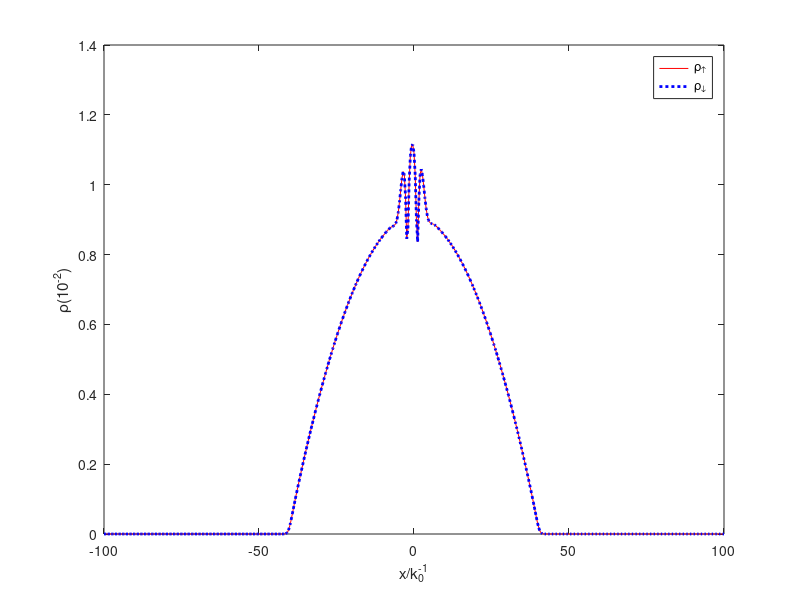
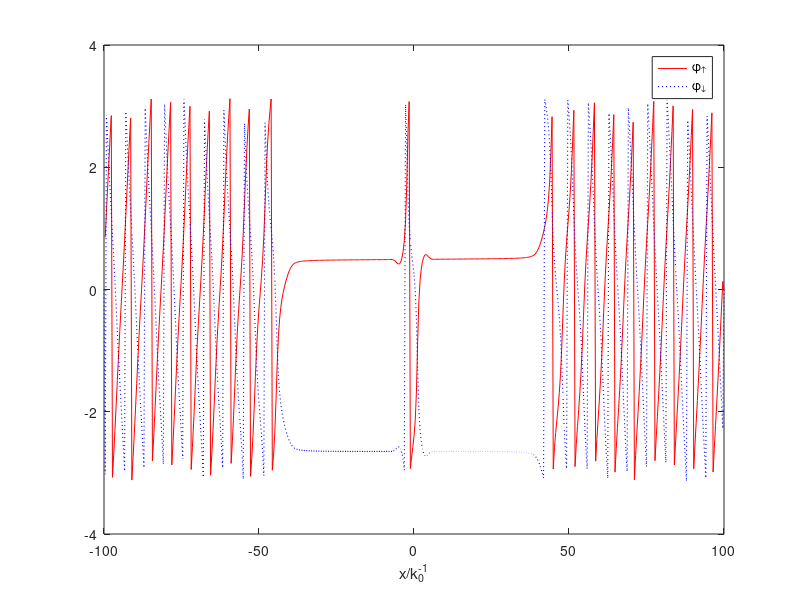
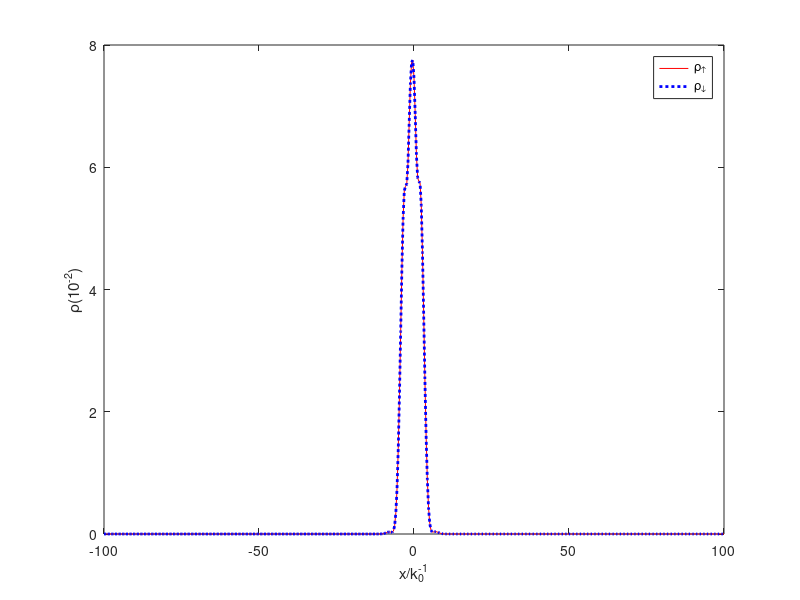
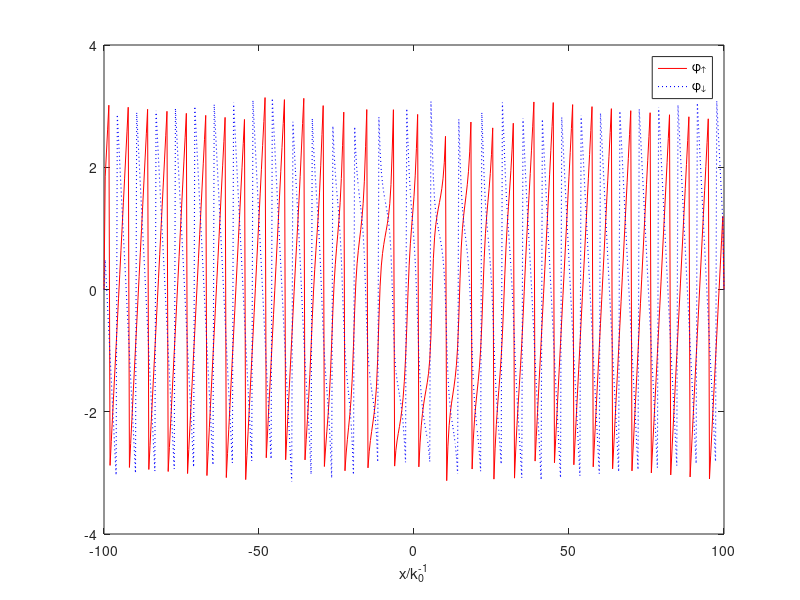

These charts were generated, in order, by the following MATLAB code:
%% =========== omega = 2 ========================
% ============= 平面波相 =============================
% close all
DENA1 = dlmread('DENA1.DAT');
DENA2 = dlmread('DENA2.DAT');
DENB1 = dlmread('DENB1.DAT');
DENB2 = dlmread('DENB2.DAT');
PHASEA1 = dlmread('PHASEA1.DAT');
PHASEA2 = dlmread('PHASEA2.DAT');
PHASEB1 = dlmread('PHASEB1.DAT');
PHASEB2 = dlmread('PHASEB2.DAT');
x = linspace(-100, 100, 513);

figure(1);
% multiply with 100
plot(x, 100*DENA1, 'r-', x, 100*DENA2, 'b:', 'LineWidth', 2);
xlabel('x/k_0^{-1}');
ylabel('\rho(10^{-2})');
legend('\rho_\uparrow', '\rho_\downarrow');

%%
% close all
figure(2);
plot(x, PHASEA1, 'r-', x, PHASEA2, 'b:', 'LineWidth', 0.8);
xlabel('x/k_0^{-1}');
% ylabel('\phi');
legend('\phi_\uparrow', '\phi_\downarrow');

%% 
figure(3);
% multiply with 100
plot(x, 100*DENB1, 'r-', x, 100*DENB2, 'b:', 'LineWidth', 2);
xlabel('x/k_0^{-1}');
ylabel('\rho(10^{-2})');
legend('\rho_\uparrow', '\rho_\downarrow');

%% 
figure(4);
plot(x, PHASEB1, 'r-', x, PHASEB2, 'b:', 'LineWidth', 0.8);
xlabel('x/k_0^{-1}');
% ylabel('\phi');
legend('\phi_\uparrow', '\phi_\downarrow');